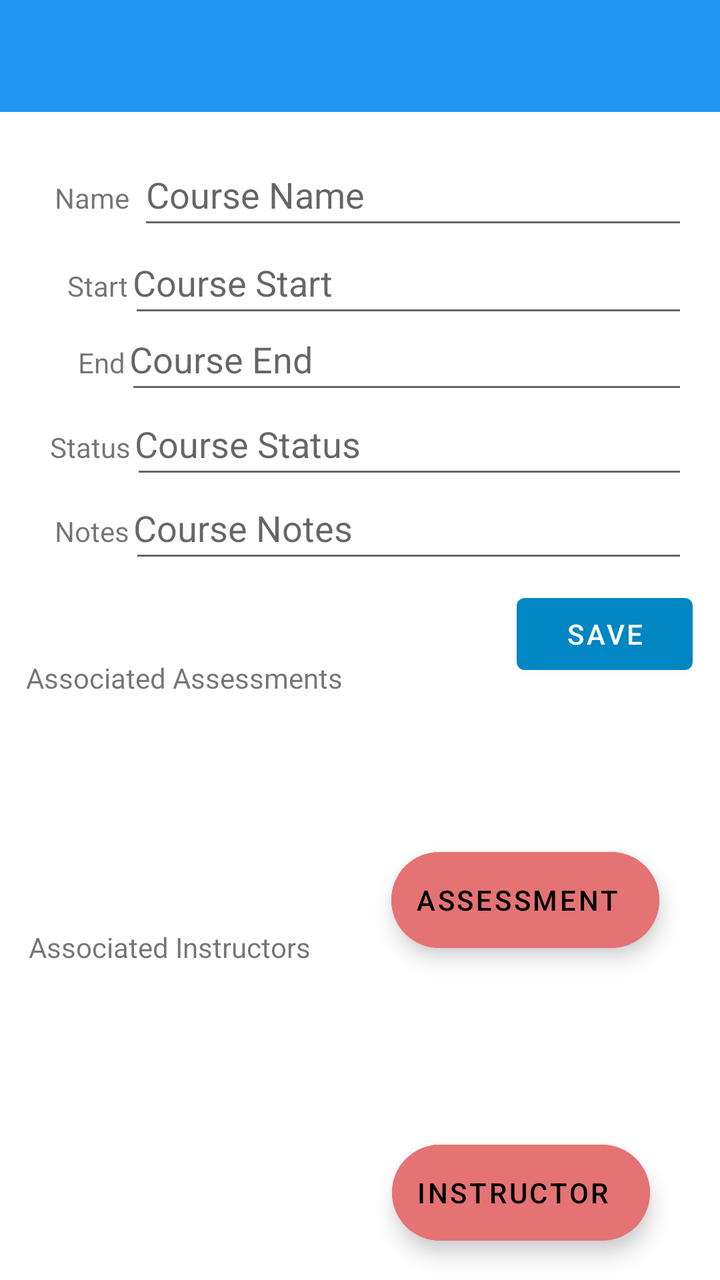
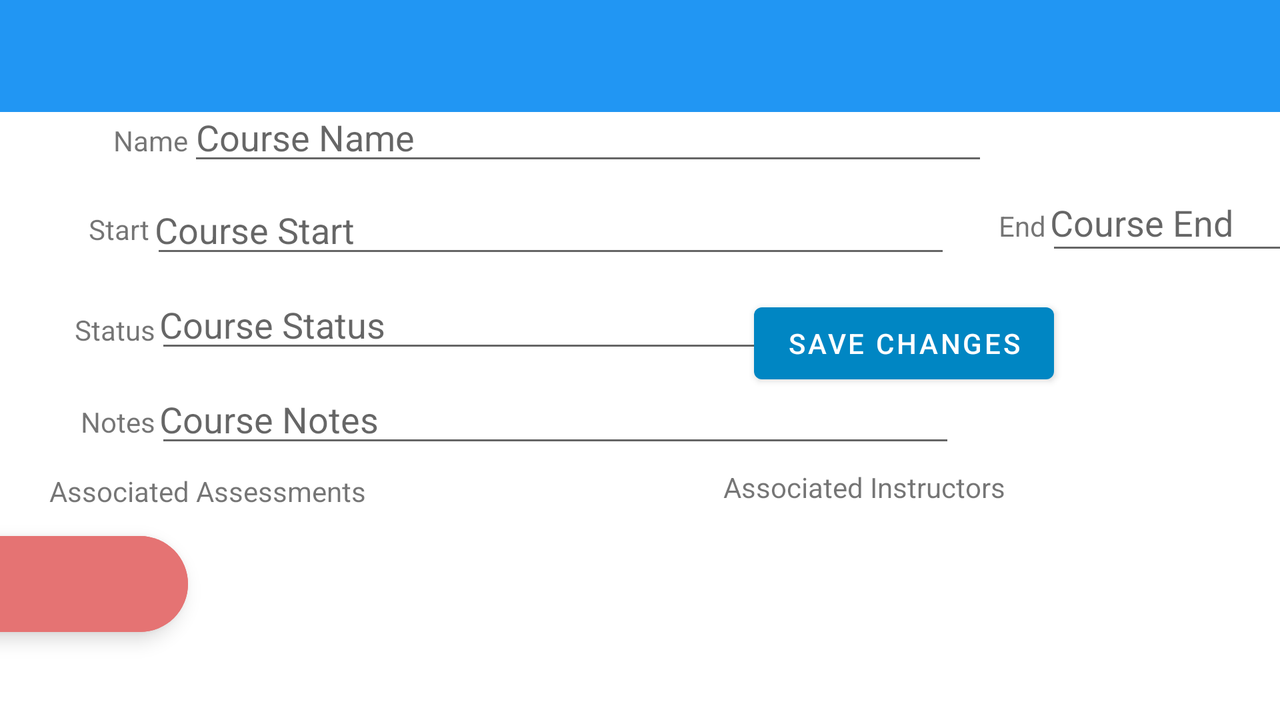

The same Android screen from two of the app's own layout files: first res/layout/ as a phone draws it, then the repository's variant for another configuration, drawn on a device whose configuration selects that folder. Both files follow.
<!-- AndroidManifest.xml: application theme MyMaterialTheme -->
<!-- res/layout/activity_course_detail.xml -->
<?xml version="1.0" encoding="utf-8"?>
<androidx.constraintlayout.widget.ConstraintLayout xmlns:android="http://schemas.android.com/apk/res/android"
    xmlns:app="http://schemas.android.com/apk/res-auto"
    xmlns:tools="http://schemas.android.com/tools"
    android:layout_width="match_parent"
    android:layout_height="match_parent"
    tools:context=".UI.Courses.CourseDetailActivity"
    tools:ignore="ExtraText"
    tools:layout_editor_absoluteX="0dp"
    tools:layout_editor_absoluteY="-15dp">


    <TextView
        android:id="@+id/textView7"
        android:layout_width="wrap_content"
        android:layout_height="wrap_content"
        android:text="Notes"
        app:layout_constraintBottom_toBottomOf="parent"
        app:layout_constraintEnd_toEndOf="parent"
        app:layout_constraintHorizontal_bias="0.085"
        app:layout_constraintStart_toStartOf="parent"
        app:layout_constraintTop_toBottomOf="@+id/textView6"
        app:layout_constraintVertical_bias="0.059" />

    <androidx.appcompat.widget.Toolbar
        android:id="@+id/settings_menu"
        android:layout_width="match_parent"
        android:layout_height="wrap_content"
        android:background="?attr/colorPrimaryDark"
        android:minHeight="?attr/actionBarSize"
        app:layout_constraintBottom_toBottomOf="parent"
        app:layout_constraintEnd_toEndOf="parent"
        app:layout_constraintTop_toTopOf="parent"
        app:layout_constraintVertical_bias="0.0"
        app:titleTextColor="?attr/colorAccent" />


    <EditText
        android:id="@+id/courseNameEdt"
        android:layout_width="0dp"
        android:layout_height="wrap_content"
        android:layout_marginEnd="16dp"
        android:hint="Course Name"
        android:inputType="text"
        android:minHeight="48dp"
        android:paddingEnd="10dp"
        android:singleLine="true"
        app:layout_constraintBaseline_toBaselineOf="@+id/textView"
        app:layout_constraintEnd_toEndOf="parent"
        app:layout_constraintHorizontal_bias="0.0"
        app:layout_constraintStart_toEndOf="@+id/textView"
        app:layout_constraintStart_toStartOf="@+id/guideline4"
        app:layout_constraintTop_toTopOf="parent"
        app:layout_constraintVertical_chainStyle="packed"
        tools:ignore="SpeakableTextPresentCheck,TextContrastCheck" />

    <EditText
        android:id="@+id/courseStartDateEdt"
        android:layout_width="0dp"
        android:layout_height="wrap_content"
        android:layout_marginTop="2dp"
        android:layout_marginEnd="16dp"
        android:focusable="false"
        android:hint="Course Start"
        android:minHeight="48dp"
        android:paddingStart="2dp"
        android:paddingEnd="10dp"
        app:layout_constraintBaseline_toBaselineOf="@+id/textView4"
        app:layout_constraintEnd_toEndOf="parent"
        app:layout_constraintHorizontal_bias="0.0"
        app:layout_constraintStart_toEndOf="@+id/textView4"
        app:layout_constraintTop_toBottomOf="@+id/courseNameEdt"
        app:layout_constraintVertical_bias="0.888" />

    <EditText
        android:id="@+id/courseEndDateEdt"
        android:layout_width="0dp"
        android:layout_height="wrap_content"
        android:layout_marginTop="2dp"
        android:layout_marginEnd="16dp"
        android:focusable="false"
        android:hint="Course End"
        android:minHeight="48dp"
        android:paddingStart="2dp"
        android:paddingEnd="10dp"
        app:layout_constraintBaseline_toBaselineOf="@+id/textView5"
        app:layout_constraintEnd_toEndOf="parent"
        app:layout_constraintHorizontal_bias="0.0"
        app:layout_constraintStart_toEndOf="@+id/textView5"
        app:layout_constraintTop_toBottomOf="@+id/courseStartDateEdt"
        app:layout_constraintVertical_bias="1.0" />

    <EditText
        android:id="@+id/courseNotesEdt"
        android:layout_width="0dp"
        android:layout_height="wrap_content"
        android:layout_marginTop="2dp"
        android:layout_marginEnd="16dp"
        android:hint="Course Notes"
        android:inputType="text"
        android:minHeight="48dp"
        android:paddingStart="2dp"
        android:paddingEnd="10dp"
        app:layout_constraintBaseline_toBaselineOf="@+id/textView7"
        app:layout_constraintEnd_toEndOf="parent"
        app:layout_constraintHorizontal_bias="0.0"
        app:layout_constraintStart_toEndOf="@+id/textView7"
        app:layout_constraintTop_toBottomOf="@+id/courseStatusEdt" />

    <EditText
        android:id="@+id/courseStatusEdt"
        android:layout_width="0dp"
        android:layout_height="wrap_content"
        android:layout_marginTop="2dp"
        android:layout_marginEnd="16dp"
        android:focusable="false"
        android:hint="Course Status"
        android:inputType="text"
        android:minHeight="48dp"
        android:paddingStart="2dp"
        android:paddingEnd="10dp"
        app:layout_constraintBaseline_toBaselineOf="@+id/textView6"
        app:layout_constraintEnd_toEndOf="parent"
        app:layout_constraintHorizontal_bias="0.0"
        app:layout_constraintStart_toEndOf="@+id/textView6"
        app:layout_constraintTop_toBottomOf="@+id/courseEndDateEdt"
        app:layout_constraintVertical_bias="1.0" />

    <Button
        android:id="@+id/saveCourseBtn"
        android:layout_width="wrap_content"
        android:layout_height="wrap_content"
        android:text="@string/save_course"
        app:layout_constraintBottom_toBottomOf="parent"
        app:layout_constraintEnd_toEndOf="parent"
        app:layout_constraintHorizontal_bias="0.95"
        app:layout_constraintStart_toStartOf="parent"
        app:layout_constraintTop_toBottomOf="@+id/courseNotesEdt"
        app:layout_constraintVertical_bias="0.022"
        tools:ignore="UsingOnClickInXml" />

    <TextView
        android:id="@+id/associatedInstructorsTitle"
        android:layout_width="wrap_content"
        android:layout_height="wrap_content"
        android:layout_marginStart="8dp"
        android:text="@string/associated_instructors"
        app:layout_constraintBottom_toBottomOf="parent"
        app:layout_constraintEnd_toEndOf="parent"
        app:layout_constraintHorizontal_bias="0.03"
        app:layout_constraintStart_toStartOf="parent"
        app:layout_constraintTop_toTopOf="parent"
        app:layout_constraintVertical_bias="0.747" />

    <TextView
        android:id="@+id/associatedAssessmentsTitle"
        android:layout_width="wrap_content"
        android:layout_height="wrap_content"
        android:layout_marginStart="8dp"
        android:layout_marginTop="24dp"
        android:text="@string/associated_assessments_view"
        app:layout_constraintBottom_toTopOf="@+id/nestedScroll"
        app:layout_constraintEnd_toStartOf="@+id/saveCourseBtn"
        app:layout_constraintHorizontal_bias="0.053"
        app:layout_constraintStart_toStartOf="parent"
        app:layout_constraintTop_toBottomOf="@+id/courseNotesEdt"
        app:layout_constraintVertical_bias="0.735" />

    <androidx.core.widget.NestedScrollView
        android:id="@+id/nestedScroll"
        android:layout_width="match_parent"
        android:layout_height="76dp"
        android:layout_marginStart="8dp"
        android:layout_marginEnd="8dp"
        android:fillViewport="true"
        app:layout_constraintBottom_toBottomOf="parent"
        app:layout_constraintEnd_toEndOf="parent"
        app:layout_constraintHorizontal_bias="0.0"
        app:layout_constraintStart_toStartOf="parent"
        app:layout_constraintTop_toBottomOf="@+id/saveCourseBtn"
        app:layout_constraintVertical_bias="0.065">

        <androidx.recyclerview.widget.RecyclerView
            android:id="@+id/associatedAssessments"
            android:layout_width="match_parent"
            android:layout_height="match_parent"
            tools:listitem="@layout/term_list_item" />

    </androidx.core.widget.NestedScrollView>

    <androidx.core.widget.NestedScrollView
        android:id="@+id/nestedScrollView"
        android:layout_width="match_parent"
        android:layout_height="76dp"
        android:layout_marginStart="8dp"
        android:layout_marginEnd="8dp"
        android:layout_marginBottom="32dp"
        app:layout_constraintBottom_toBottomOf="parent"
        app:layout_constraintEnd_toEndOf="parent"
        app:layout_constraintHorizontal_bias="0.0"
        app:layout_constraintStart_toStartOf="parent"
        app:layout_constraintTop_toTopOf="parent"
        app:layout_constraintVertical_bias="0.914">

        <androidx.recyclerview.widget.RecyclerView
            android:id="@+id/associatedInstructors"
            android:layout_width="409dp"
            android:layout_height="74dp"
            tools:listitem="@layout/term_list_item" />
    </androidx.core.widget.NestedScrollView>

    <com.google.android.material.floatingactionbutton.ExtendedFloatingActionButton
        android:id="@+id/floatingActionButtonAddAssessment"
        android:layout_width="wrap_content"
        android:layout_height="wrap_content"
        android:backgroundTint="#e57373"
        android:onClick="AddAssessment"
        android:text="@string/assessment_add_to_couse"
        app:icon="@drawable/ic_baseline_add_24"
        app:layout_constraintBottom_toBottomOf="parent"
        app:layout_constraintEnd_toEndOf="parent"
        app:layout_constraintHorizontal_bias="0.866"
        app:layout_constraintStart_toStartOf="parent"
        app:layout_constraintTop_toTopOf="@+id/nestedScroll"
        app:layout_constraintVertical_bias="0.299" />

    <com.google.android.material.floatingactionbutton.ExtendedFloatingActionButton
        android:id="@+id/floatingActionButtonAddAssessment2"
        android:layout_width="wrap_content"
        android:layout_height="wrap_content"
        android:layout_marginTop="86dp"
        android:backgroundTint="#e57373"
        android:onClick="AddInstructor"
        android:text="@string/instructor_add_to_course"
        app:icon="@drawable/ic_baseline_add_24"
        app:layout_constraintBottom_toBottomOf="parent"
        app:layout_constraintEnd_toEndOf="parent"
        app:layout_constraintHorizontal_bias="0.848"
        app:layout_constraintStart_toStartOf="parent"
        app:layout_constraintTop_toTopOf="@+id/nestedScrollView"
        app:layout_constraintVertical_bias="0.0" />

    <androidx.constraintlayout.widget.Guideline
        android:id="@+id/guideline4"
        android:layout_width="wrap_content"
        android:layout_height="wrap_content"
        android:orientation="vertical"
        app:layout_constraintGuide_begin="69dp" />

    <TextView
        android:id="@+id/textView"
        android:layout_width="wrap_content"
        android:layout_height="wrap_content"
        android:text="Name"
        app:layout_constraintBottom_toBottomOf="parent"
        app:layout_constraintEnd_toEndOf="parent"
        app:layout_constraintHorizontal_bias="0.085"
        app:layout_constraintStart_toStartOf="parent"
        app:layout_constraintTop_toTopOf="parent"
        app:layout_constraintVertical_bias="0.144" />

    <TextView
        android:id="@+id/textView4"
        android:layout_width="wrap_content"
        android:layout_height="wrap_content"
        android:text="Start"
        app:layout_constraintBottom_toBottomOf="parent"
        app:layout_constraintEnd_toEndOf="parent"
        app:layout_constraintHorizontal_bias="0.102"
        app:layout_constraintStart_toStartOf="parent"
        app:layout_constraintTop_toBottomOf="@+id/textView"
        app:layout_constraintVertical_bias="0.049" />

    <TextView
        android:id="@+id/textView5"
        android:layout_width="wrap_content"
        android:layout_height="wrap_content"
        android:text="End"
        app:layout_constraintBottom_toBottomOf="parent"
        app:layout_constraintEnd_toEndOf="parent"
        app:layout_constraintHorizontal_bias="0.116"
        app:layout_constraintStart_toStartOf="parent"
        app:layout_constraintTop_toBottomOf="@+id/textView4"
        app:layout_constraintVertical_bias="0.041" />

    <TextView
        android:id="@+id/textView6"
        android:layout_width="wrap_content"
        android:layout_height="wrap_content"
        android:text="Status"
        app:layout_constraintBottom_toBottomOf="parent"
        app:layout_constraintEnd_toEndOf="parent"
        app:layout_constraintHorizontal_bias="0.078"
        app:layout_constraintStart_toStartOf="parent"
        app:layout_constraintTop_toBottomOf="@+id/textView5"
        app:layout_constraintVertical_bias="0.054" />


</androidx.constraintlayout.widget.ConstraintLayout>
<!-- res/layout/term_list_item.xml (included above) -->
<?xml version="1.0" encoding="utf-8"?>
<androidx.constraintlayout.widget.ConstraintLayout xmlns:android="http://schemas.android.com/apk/res/android"
    xmlns:tools="http://schemas.android.com/tools"
    android:layout_width="match_parent"
    android:layout_height="wrap_content"
    xmlns:app="http://schemas.android.com/apk/res-auto">

    <TextView
        android:id="@+id/textView2"
        android:layout_width="match_parent"
        android:layout_height="40dp"
        android:layout_margin="2dp"
        android:background="?attr/colorPrimaryDark"
        android:text="@string/textview"
        android:textColor="#FFFF"
        android:textStyle="bold"
        android:paddingLeft="10dp"
        android:paddingTop="8dp"
        android:paddingBottom="8dp"
        app:layout_constraintLeft_toLeftOf="parent"
        app:layout_constraintTop_toTopOf="parent" />

</androidx.constraintlayout.widget.ConstraintLayout>
<!-- resources referenced by this layout -->
<resources>
  <string name="assessment_add_to_couse">Assessment</string>
  <string name="associated_assessments_view">Associated Assessments</string>
  <string name="associated_instructors">Associated Instructors</string>
  <string name="instructor_add_to_course">Instructor</string>
  <string name="save_course">Save</string>
  <string name="textview">TextView</string>
  <style name="MyMaterialTheme" parent="Theme.MaterialComponents.Light.NoActionBar">
          
          <item name="colorPrimary">#0086C3</item>
          <item name="colorPrimaryDark">#2196F3</item>
          <item name="colorAccent">#E0FBFF</item>
          <item name="textAppearanceButton">@style/AppTextAppearance.Button</item>
  
          <item name="colorSecondary">@color/orange</item>
          <item name="android:datePickerDialogTheme">@style/MyDatePickerDialogTheme</item>
      </style>
  <style name="AppTextAppearance.Button" parent="TextAppearance.MaterialComponents.Button">
          <item name="android:textAllCaps">true</item>
      </style>
  <color name="orange">#F45C36</color>
  <style name="MyDatePickerDialogTheme" parent="android:Theme.Material.Dialog">
          <item name="android:datePickerStyle">@style/MyDatePickerStyle</item>
      </style>
  <style name="MyDatePickerStyle" parent="@android:style/Widget.Material.DatePicker">
          <item name="android:headerBackground">#00BCD4</item>
      </style>
</resources>
<!-- res/layout-land/activity_course_detail.xml (the repository's variant of the layout above) -->
<!-- drawn on the phone turned sideways -->
<?xml version="1.0" encoding="utf-8"?>
<androidx.constraintlayout.widget.ConstraintLayout xmlns:android="http://schemas.android.com/apk/res/android"
    xmlns:app="http://schemas.android.com/apk/res-auto"
    xmlns:tools="http://schemas.android.com/tools"
    android:layout_width="match_parent"
    android:layout_height="match_parent"
    tools:context=".UI.Courses.CourseDetailActivity"
    tools:ignore="ExtraText">


    <TextView
        android:id="@+id/textView7"
        android:layout_width="wrap_content"
        android:layout_height="wrap_content"
        android:text="@string/notes_course_dt"
        app:layout_constraintBottom_toBottomOf="parent"
        app:layout_constraintEnd_toEndOf="parent"
        app:layout_constraintHorizontal_bias="0.067"
        app:layout_constraintStart_toStartOf="parent"
        app:layout_constraintTop_toBottomOf="@+id/textView6"
        app:layout_constraintVertical_bias="0.161" />

    <androidx.appcompat.widget.Toolbar
        android:id="@+id/settings_menu"
        android:layout_width="match_parent"
        android:layout_height="wrap_content"
        android:background="?attr/colorPrimaryDark"
        android:minHeight="?attr/actionBarSize"
        app:layout_constraintBottom_toBottomOf="parent"
        app:layout_constraintEnd_toEndOf="parent"
        app:layout_constraintTop_toTopOf="parent"
        app:layout_constraintVertical_bias="0.0"
        app:titleTextColor="?attr/colorAccent" />


    <EditText
        android:id="@+id/courseNameEdt"
        android:layout_width="400dp"
        android:layout_height="wrap_content"
        android:hint="@string/name_course_dt"
        android:imeOptions="flagNoFullscreen"
        android:inputType="text"
        android:minHeight="38dp"
        android:singleLine="true"
        app:layout_constraintBaseline_toBaselineOf="@+id/textView"
        app:layout_constraintEnd_toEndOf="parent"
        app:layout_constraintHorizontal_bias="0.0"
        app:layout_constraintStart_toEndOf="@+id/textView"
        app:layout_constraintTop_toTopOf="parent"
        tools:ignore="SpeakableTextPresentCheck" />

    <EditText
        android:id="@+id/courseStartDateEdt"
        android:layout_width="400dp"
        android:layout_height="wrap_content"
        android:layout_marginTop="5dp"
        android:focusable="false"
        android:hint="@string/start_course_dt"
        android:imeOptions="flagNoFullscreen"
        android:minHeight="38dp"
        android:paddingStart="2dp"
        android:paddingEnd="10dp"
        app:layout_constraintBottom_toBottomOf="parent"
        app:layout_constraintEnd_toEndOf="parent"
        app:layout_constraintHorizontal_bias="0.002"
        app:layout_constraintStart_toEndOf="@+id/textView4"
        app:layout_constraintTop_toBottomOf="@+id/courseNameEdt"
        app:layout_constraintVertical_bias="0.0" />

    <EditText
        android:id="@+id/courseEndDateEdt"
        android:layout_width="250dp"
        android:layout_height="45dp"
        android:layout_marginTop="104dp"
        android:focusable="false"
        android:hint="@string/course_end_DT"
        android:minHeight="38dp"
        android:paddingStart="2dp"
        android:paddingEnd="10dp"
        app:layout_constraintBaseline_toBaselineOf="@+id/textView5"
        app:layout_constraintEnd_toEndOf="parent"
        app:layout_constraintHorizontal_bias="0.0"
        app:layout_constraintStart_toStartOf="@+id/guideline8"
        app:layout_constraintTop_toTopOf="parent" />

    <EditText
        android:id="@+id/courseStatusEdt"
        android:layout_width="400dp"
        android:layout_height="wrap_content"
        android:layout_marginTop="6dp"
        android:focusable="false"
        android:hint="@string/course_status_dt"
        android:imeOptions="flagNoFullscreen"
        android:minHeight="38dp"
        android:paddingStart="2dp"
        android:paddingEnd="10dp"
        app:layout_constraintBottom_toBottomOf="parent"
        app:layout_constraintEnd_toEndOf="parent"
        app:layout_constraintHorizontal_bias="0.0"
        app:layout_constraintStart_toEndOf="@+id/textView6"
        app:layout_constraintTop_toBottomOf="@+id/courseStartDateEdt"
        app:layout_constraintVertical_bias="0.0" />

    <EditText
        android:id="@+id/courseNotesEdt"
        android:layout_width="400dp"
        android:layout_height="wrap_content"
        android:layout_marginTop="6dp"
        android:hint="@string/course_notes_dt"
        android:imeOptions="flagNoFullscreen"
        android:inputType="text"
        android:minHeight="38dp"
        android:paddingStart="2dp"
        android:paddingEnd="10dp"
        app:layout_constraintBottom_toBottomOf="parent"
        app:layout_constraintEnd_toStartOf="@+id/saveCourseBtn"
        app:layout_constraintHorizontal_bias="0.0"
        app:layout_constraintStart_toEndOf="@+id/textView7"
        app:layout_constraintTop_toBottomOf="@+id/courseStatusEdt"
        app:layout_constraintVertical_bias="0.0" />

    <Button
        android:id="@+id/saveCourseBtn"
        android:layout_width="150dp"
        android:layout_height="48dp"
        android:layout_marginEnd="116dp"
        android:layout_marginBottom="152dp"
        android:text="Save Changes"
        app:layout_constraintBottom_toBottomOf="parent"
        app:layout_constraintEnd_toEndOf="parent"
        app:layout_constraintHorizontal_bias="0.98"
        app:layout_constraintStart_toStartOf="@+id/guideline8"
        app:layout_constraintTop_toBottomOf="@+id/courseEndDateEdt"
        app:layout_constraintVertical_bias="0.56"
        tools:ignore="UsingOnClickInXml" />

    <TextView
        android:id="@+id/associatedInstructorsTitle"
        android:layout_width="wrap_content"
        android:layout_height="wrap_content"
        android:text="@string/associated_instructors"
        app:layout_constraintBottom_toBottomOf="parent"
        app:layout_constraintEnd_toEndOf="parent"
        app:layout_constraintHorizontal_bias="0.565"
        app:layout_constraintStart_toEndOf="@+id/associatedAssessmentsTitle"
        app:layout_constraintTop_toTopOf="parent"
        app:layout_constraintVertical_bias="0.686" />

    <TextView
        android:id="@+id/associatedAssessmentsTitle"
        android:layout_width="wrap_content"
        android:layout_height="wrap_content"
        android:text="@string/associated_assessments_view"
        app:layout_constraintBottom_toTopOf="@+id/nestedScroll"
        app:layout_constraintEnd_toEndOf="parent"
        app:layout_constraintHorizontal_bias="0.051"
        app:layout_constraintStart_toStartOf="parent"
        app:layout_constraintTop_toBottomOf="@+id/courseNotesEdt"
        app:layout_constraintVertical_bias="0.484" />

    <androidx.core.widget.NestedScrollView
        android:id="@+id/nestedScroll"
        android:layout_width="250dp"
        android:layout_height="42dp"
        android:fillViewport="true"
        app:layout_constraintBottom_toBottomOf="parent"
        app:layout_constraintEnd_toEndOf="parent"
        app:layout_constraintHorizontal_bias="0.0"
        app:layout_constraintStart_toStartOf="@+id/guideline4"
        app:layout_constraintTop_toTopOf="parent"
        app:layout_constraintVertical_bias="0.826">

        <androidx.recyclerview.widget.RecyclerView
            android:id="@+id/associatedAssessments"
            android:layout_width="match_parent"
            android:layout_height="match_parent"
            tools:listitem="@layout/term_list_item" />

    </androidx.core.widget.NestedScrollView>

    <androidx.core.widget.NestedScrollView
        android:id="@+id/nestedScrollView"
        android:layout_width="250dp"
        android:layout_height="42dp"
        app:layout_constraintBottom_toBottomOf="parent"
        app:layout_constraintEnd_toEndOf="parent"
        app:layout_constraintHorizontal_bias="0.884"
        app:layout_constraintStart_toStartOf="parent"
        app:layout_constraintTop_toTopOf="parent"
        app:layout_constraintVertical_bias="0.826">

        <androidx.recyclerview.widget.RecyclerView
            android:id="@+id/associatedInstructors"
            android:layout_width="match_parent"
            android:layout_height="match_parent"
            tools:listitem="@layout/term_list_item" />
    </androidx.core.widget.NestedScrollView>

    <com.google.android.material.floatingactionbutton.ExtendedFloatingActionButton
        android:id="@+id/floatingActionButtonAddAssessment"
        android:layout_width="wrap_content"
        android:layout_height="wrap_content"
        android:backgroundTint="#e57373"
        android:onClick="AddAssessment"
        app:icon="@drawable/ic_baseline_add_24"
        app:layout_constraintBottom_toBottomOf="parent"
        app:layout_constraintEnd_toStartOf="@+id/guideline4"
        app:layout_constraintHorizontal_bias="1.0"
        app:layout_constraintStart_toStartOf="parent"
        app:layout_constraintTop_toTopOf="parent"
        app:layout_constraintVertical_bias="0.859" />

    <com.google.android.material.floatingactionbutton.ExtendedFloatingActionButton
        android:id="@+id/floatingActionButtonAddAssessment2"
        android:layout_width="wrap_content"
        android:layout_height="wrap_content"
        android:layout_marginEnd="2dp"
        android:backgroundTint="#e57373"
        android:onClick="AddInstructor"
        app:icon="@drawable/ic_baseline_add_24"
        app:layout_constraintBottom_toBottomOf="parent"
        app:layout_constraintEnd_toStartOf="@+id/nestedScrollView"
        app:layout_constraintHorizontal_bias="1.0"
        app:layout_constraintStart_toEndOf="@+id/nestedScroll"
        app:layout_constraintTop_toBottomOf="@+id/courseNotesEdt"
        app:layout_constraintVertical_bias="0.479" />

    <androidx.constraintlayout.widget.Guideline
        android:id="@+id/guideline4"
        android:layout_width="wrap_content"
        android:layout_height="wrap_content"
        android:orientation="vertical"
        app:layout_constraintGuide_begin="94dp" />

    <TextView
        android:id="@+id/textView"
        android:layout_width="wrap_content"
        android:layout_height="wrap_content"
        android:layout_marginStart="56dp"
        android:text="@string/name_course_DT"
        app:layout_constraintBottom_toBottomOf="parent"
        app:layout_constraintEnd_toStartOf="@+id/guideline4"
        app:layout_constraintHorizontal_bias="1.0"
        app:layout_constraintStart_toStartOf="parent"
        app:layout_constraintTop_toTopOf="parent"
        app:layout_constraintVertical_bias="0.178" />

    <TextView
        android:id="@+id/textView4"
        android:layout_width="wrap_content"
        android:layout_height="wrap_content"
        android:layout_marginBottom="24dp"
        android:text="@string/start_course_DT"
        app:layout_constraintBottom_toBottomOf="parent"
        app:layout_constraintEnd_toEndOf="parent"
        app:layout_constraintHorizontal_bias="0.073"
        app:layout_constraintStart_toStartOf="parent"
        app:layout_constraintTop_toBottomOf="@+id/textView"
        app:layout_constraintVertical_bias="0.107" />

    <TextView
        android:id="@+id/textView5"
        android:layout_width="wrap_content"
        android:layout_height="wrap_content"
        android:text="@string/end_course_DT"
        app:layout_constraintBottom_toBottomOf="parent"
        app:layout_constraintEnd_toStartOf="@+id/courseEndDateEdt"
        app:layout_constraintHorizontal_bias="1.0"
        app:layout_constraintStart_toEndOf="@+id/courseStartDateEdt"
        app:layout_constraintTop_toTopOf="parent"
        app:layout_constraintVertical_bias="0.303" />

    <TextView
        android:id="@+id/textView6"
        android:layout_width="wrap_content"
        android:layout_height="wrap_content"
        android:text="@string/status_course_DT"
        app:layout_constraintBottom_toBottomOf="parent"
        app:layout_constraintEnd_toEndOf="parent"
        app:layout_constraintHorizontal_bias="0.062"
        app:layout_constraintStart_toStartOf="parent"
        app:layout_constraintTop_toBottomOf="@+id/textView4"
        app:layout_constraintVertical_bias="0.145" />

    <androidx.constraintlayout.widget.Guideline
        android:id="@+id/guideline8"
        android:layout_width="wrap_content"
        android:layout_height="wrap_content"
        android:orientation="vertical"
        app:layout_constraintGuide_begin="523dp" />


</androidx.constraintlayout.widget.ConstraintLayout>
<!-- resources referenced by the variant -->
<!-- as the phone turned sideways resolves them -->
<resources>
  <string name="associated_assessments_view">Associated Assessments</string>
  <string name="associated_instructors">Associated Instructors</string>
  <string name="course_end_DT">Course End</string>
  <string name="course_notes_dt">Course Notes</string>
  <string name="course_status_dt">Course Status</string>
  <string name="end_course_DT">End</string>
  <string name="name_course_DT">Name</string>
  <string name="name_course_dt">Course Name</string>
  <string name="notes_course_dt">Notes</string>
  <string name="start_course_DT">Start</string>
  <string name="start_course_dt">Course Start</string>
  <string name="status_course_DT">Status</string>
  <string name="textview">TextView</string>
  <style name="MyMaterialTheme" parent="Theme.MaterialComponents.Light.NoActionBar">
          
          <item name="colorPrimary">#0086C3</item>
          <item name="colorPrimaryDark">#2196F3</item>
          <item name="colorAccent">#E0FBFF</item>
          <item name="textAppearanceButton">@style/AppTextAppearance.Button</item>
  
          <item name="colorSecondary">@color/orange</item>
          <item name="android:datePickerDialogTheme">@style/MyDatePickerDialogTheme</item>
      </style>
  <style name="AppTextAppearance.Button" parent="TextAppearance.MaterialComponents.Button">
          <item name="android:textAllCaps">true</item>
      </style>
  <color name="orange">#F45C36</color>
  <style name="MyDatePickerDialogTheme" parent="android:Theme.Material.Dialog">
          <item name="android:datePickerStyle">@style/MyDatePickerStyle</item>
      </style>
  <style name="MyDatePickerStyle" parent="@android:style/Widget.Material.DatePicker">
          <item name="android:headerBackground">#00BCD4</item>
      </style>
</resources>
